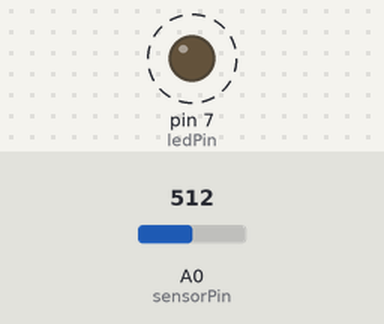
Bench run of a sketch on a simulated Arduino Uno, built with avr-gcc and run on an emulated ATmega328P. On the bench: output pins drawn as LEDs (lit = HIGH). Dashed ring = blinking. The inputs (shaded band) are chosen by the test bench; at power-on: A0 (sensorPin) = 512.

Above: at 1.8 s.
1.9 s: A0 (sensorPin) set to 0
At 3.3 s:
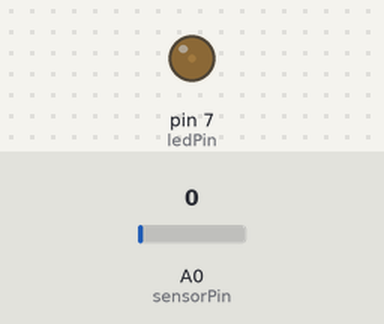
3.6 s: A0 (sensorPin) set to 122
At 3.9 s:
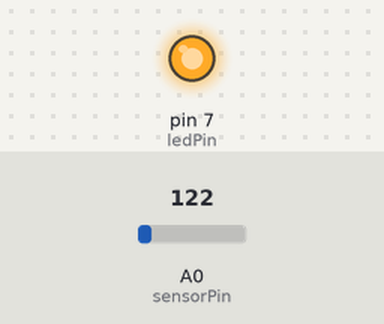
Timing chart, 0 to 13.1 s (numbered marks = the images above; inputs shaded):
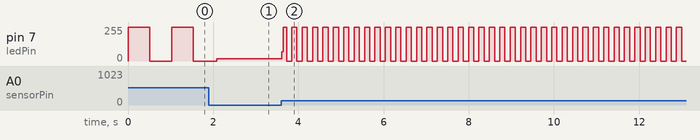

The sketch:

baslangic1.ino
```cpp
int sensorPin = A0;    // select the input pin for the potentiometer
int ledPin = 7;      // select the pin for the LED
int sensorValue = 0;  // variable to store the value coming from the sensor

void setup() {
pinMode(ledPin, OUTPUT);
}

void loop() {
  // read the value from the sensor:
  sensorValue = analogRead(sensorPin);
  // turn the ledPin on
  digitalWrite(ledPin, HIGH);
  // stop the program for <sensorValue> milliseconds:
  delay(sensorValue);
  // turn the ledPin off:
  digitalWrite(ledPin, LOW);
  // stop the program for for <sensorValue> milliseconds:
  delay(sensorValue);
}
```

Measured:
- after the input at 3.6 s, pin 7 (ledPin): 16/255 → 69/255 at once, then moves between 0/255 and 255/255, repeating every 0.24 s
- by itself, pin 7 (ledPin): alternates 255/255 for 0.51 s and 0/255 for 0.51 s
